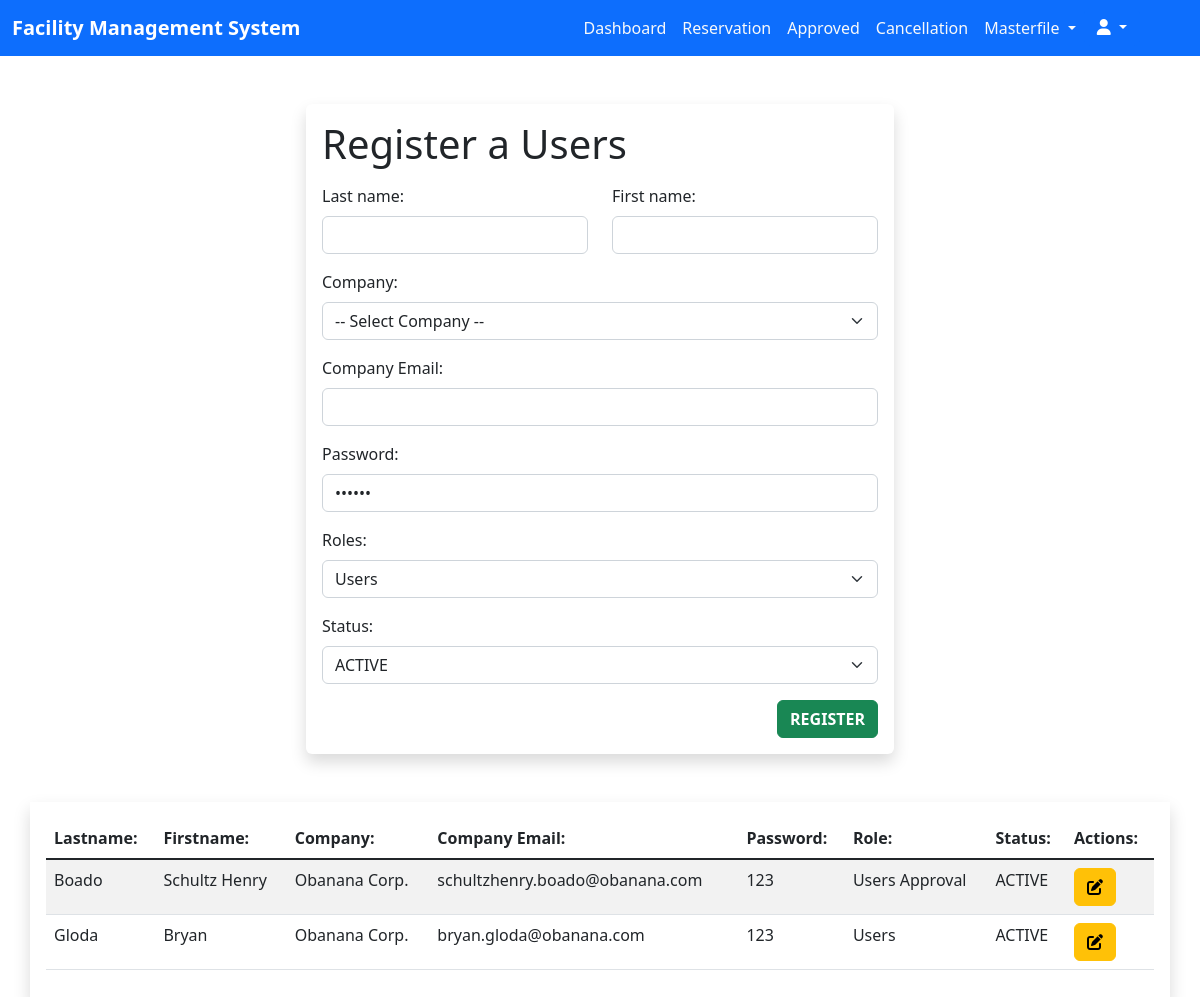
Screenshot of /admin/register.php (signed in) with the database file from the repository.
### tables this page shows
CREATE TABLE `users_accounts` (
  `id` int(11) NOT NULL AUTO_INCREMENT,
  `last_names` varchar(255) NOT NULL,
  `first_names` varchar(255) NOT NULL,
  `company` varchar(255) NOT NULL,
  `emails` varchar(255) NOT NULL,
  `passwords` varchar(255) NOT NULL,
  `roles` varchar(255) NOT NULL,
  `statuses` varchar(255) NOT NULL,
  `users_type` varchar(255) NOT NULL,
  PRIMARY KEY (`id`)
);

### admin/register.php (the view, shortened to what this page needs)
<?php
include_once '../database/connection.php';
$sqlUsers = "SELECT * FROM users_accounts";
$stmtUsers = $con->prepare($sqlUsers);
$stmtUsers->execute();
?>
<!DOCTYPE html>
<html lang="en">
<head>
  <link href="https://cdn.jsdelivr.net/npm/bootstrap@5.2.3/dist/css/bootstrap.min.css" rel="stylesheet"
 />
  <link rel="stylesheet" href="./styles/register.css" />
</head>
<body>
  <nav class="navbar navbar-expand-lg bg-primary">
    <div class="container-fluid">
      <a class="navbar-brand fw-bold text-white __navbar-brand" href="dashboard-admin.php">Facility Management
        System</a>
      <div class="collapse navbar-collapse" id="nav">
        <ul class="navbar-nav ms-auto mb-2 mb-lg-0 me-5">
          <li class="nav-item text-center">
            <a href="dashboard_admin.php" class="nav-link text-light">Dashboard</a>
          </li>
          <li class="nav-item text-center">
            <a href="pending_reservation.php" class="nav-link text-light">Reservation</a>
          </li>
          <li class="nav-item text-center">
            <a href="approved.php" class="nav-link text-light">Approved</a>
          </li>
          <li class="nav-item text-center">
            <a href="cancellation.php" class="nav-link text-light">Cancellation</a>
          </li>
          <li class="nav-item dropdown text-center">
            <a class="nav-link dropdown-toggle text-center text-light" href="#" data-bs-toggle="dropdown">
              Masterfile
            </a>
          </li>
          <div class="dropdown">
            <button class="btn btn-primary dropdown-toggle" type="button" data-bs-toggle="dropdown">
              <i class="fa-sharp fa-solid fa-user"></i>
            </button>
          </div>
        </ul>
      </div>
    </div>
  </nav>
  <div class="container-fluid mt-5">
    <div class="container w-50 shadow p-3 mb-5 bg-body rounded">
      <form action="./php/users_create.php" method="post" class="needs-validation" novalidate>
        <p class="h1 mb-3">Register a Users</p>
        <div class="row">
          <div class="col-12 col-md-6 col-lg-6">
            <div class="mb-3" class="form-group">
              <label for="lastName" class="form-label ">Last name:</label>
              <input type="text" name="last_name" id="lastName" class="form-control" required />
            </div>
          </div>
          <div class="col-12 col-md-6 col-lg-6">
            <div class="mb-3" class="form-group">
              <label for="firstName" class="form-label">First name:</label>
              <input type="text" name="first_name" id="firstName" class="form-control" required />
            </div>
          </div>
          <div class="col-12">
            <div class="mb-3" class="form-group">
              <label for="company" class="form-label">Company:</label>
              <select name="company" id="company" class="form-select" required>
                <option disabled selected value>-- Select Company --</option>
              </select>
            </div>
          </div>
          <div class="col-12">
            <div class="mb-3" class="form-group">
              <label for="email" class="form-label">Company Email:</label>
              <input type="email" name="email" id="email" class="form-control" required />
            </div>
          </div>
          <div class="col-12">
            <div class="mb-3" id="passwordGroup" class="form-group">
              <label for="password" class="form-label">Password:</label>
              <input type="password" name="password" id="password" class="form-control" value="abc123" readonly
                required />
            </div>
          </div>
          <div class="col-12">
            <div class="mb-3" id="passwordGroup" class="form-group">
              <label for="usersRole" class="form-label">Roles:</label>
              <select name="users_role" id="usersRole" class="form-select">
                <option value="Users">Users</option>
              </select>
            </div>
          </div>
          <div class="col-12">
            <div class="mb-3">
              <label for="status" class="form-label">Status:</label>
              <select name="status" id="status" class="form-select" required>
                <option value="ACTIVE">ACTIVE</option>
              </select>
            </div>
          </div>
          <div class="col-12">
            <div class="mb-3">
              <input type="submit" name="register" value="REGISTER" class="btn btn-success fw-bold float-end" />
            </div>
          </div>
        </div>
      </form>
    </div>
  </div>
  <div class="container-fluid">
    <div class="container shadow p-3 mb-5 bg-body-rounded">
      <div class="table-responsive">
        <table class="table table-hover table-striped">
          <thead>
            <tr>
              <th scope="col">Lastname:</th>
              <th scope="col">Firstname:</th>
              <th scope="col">Company:</th>
              <th scope="col">Company Email:</th>
              <th scope="col">Password:</th>
              <th scope="col">Role:</th>
              <th scope="col">Status:</th>
              <th scope="col">Actions:</th>
            </tr>
          </thead>
          <tbody class="table-group-divider">
            <?php while ($rowUsers = $stmtUsers->fetch()) { ?>
            <tr>
              <td><?php echo $rowUsers->last_names ?></td>
              <td><?php echo $rowUsers->first_names ?></td>
              <td><?php echo $rowUsers->company ?></td>
              <td><?php echo $rowUsers->emails ?></td>
              <td><?php echo $rowUsers->passwords ?></td>
              <td><?php echo $rowUsers->roles ?></td>
              <td><?php echo $rowUsers->statuses ?></td>
              <td>
                <button type="button" class="btn btn-warning" data-bs-toggle="modal"
                  data-bs-target="#updateModal-<?php echo $rowUsers->id ?>">
                  <i class="fa-solid fa-pen-to-square"></i>
                </button>
              </td>
            </tr>
            <?php } ?>
          </tbody>
        </table>
      </div>
    </div>
  </div>
</body>
</html>

### admin/styles/register.css (style rules this page uses)
html, body { margin: 0; padding: 0; }
.navbar-nav { text-align: right; }

### rows the page displays
users_accounts: last_names "Boado", first_names "Schultz Henry", company "Obanana Corp.", emails "schultzhenry.boado@obanana.com", passwords "123", roles "Users Approval", statuses "ACTIVE"
users_accounts: last_names "Gloda", first_names "Bryan", company "Obanana Corp.", emails "bryan.gloda@obanana.com", passwords "123", roles "Users", statuses "ACTIVE"
